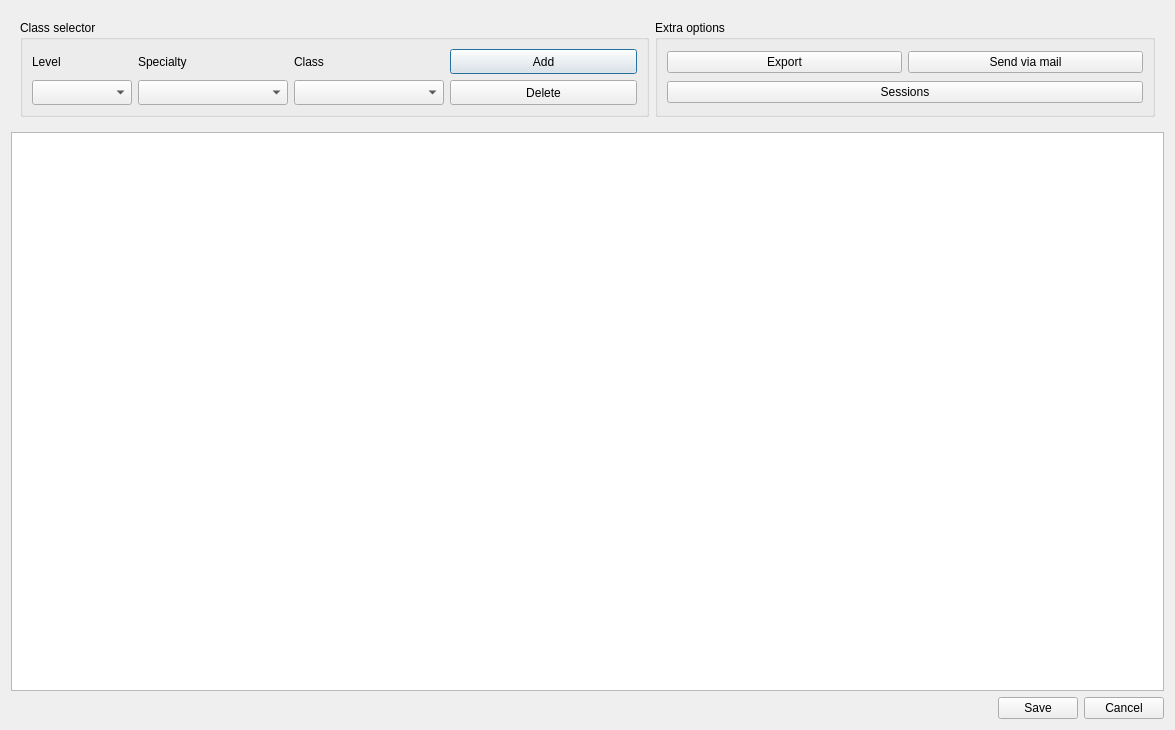
<?xml version="1.0" encoding="UTF-8"?>
<ui version="4.0">
 <class>Time_Table</class>
 <widget class="QDialog" name="Time_Table">
  <property name="geometry">
   <rect>
    <x>0</x>
    <y>0</y>
    <width>1175</width>
    <height>730</height>
   </rect>
  </property>
  <property name="windowTitle">
   <string>Esprit-RP : TimeTable management</string>
  </property>
  <property name="styleSheet">
   <string notr="true"/>
  </property>
  <layout class="QGridLayout" name="gridLayout">
   <item row="0" column="0">
    <widget class="QWidget" name="widget" native="true">
     <property name="sizePolicy">
      <sizepolicy hsizetype="Expanding" vsizetype="Preferred">
       <horstretch>0</horstretch>
       <verstretch>0</verstretch>
      </sizepolicy>
     </property>
     <property name="maximumSize">
      <size>
       <width>16777215</width>
       <height>120</height>
      </size>
     </property>
     <layout class="QHBoxLayout" name="horizontalLayout">
      <item>
       <widget class="QGroupBox" name="Group_class_selector">
        <property name="title">
         <string>Class selector</string>
        </property>
        <layout class="QHBoxLayout" name="horizontalLayout_3">
         <item>
          <layout class="QGridLayout" name="gridLayout_2">
           <property name="sizeConstraint">
            <enum>QLayout::SetMaximumSize</enum>
           </property>
           <item row="0" column="0">
            <widget class="QLabel" name="label_level">
             <property name="font">
              <font>
               <pointsize>9</pointsize>
              </font>
             </property>
             <property name="text">
              <string>Level</string>
             </property>
            </widget>
           </item>
           <item row="0" column="1">
            <widget class="QLabel" name="label_specialty">
             <property name="font">
              <font>
               <pointsize>9</pointsize>
              </font>
             </property>
             <property name="text">
              <string>Specialty</string>
             </property>
            </widget>
           </item>
           <item row="0" column="2">
            <widget class="QLabel" name="label_class">
             <property name="font">
              <font>
               <pointsize>9</pointsize>
              </font>
             </property>
             <property name="text">
              <string>Class</string>
             </property>
            </widget>
           </item>
           <item row="1" column="0">
            <widget class="QComboBox" name="combo_level">
             <property name="sizePolicy">
              <sizepolicy hsizetype="Preferred" vsizetype="Fixed">
               <horstretch>0</horstretch>
               <verstretch>0</verstretch>
              </sizepolicy>
             </property>
             <property name="minimumSize">
              <size>
               <width>100</width>
               <height>25</height>
              </size>
             </property>
            </widget>
           </item>
           <item row="1" column="1">
            <widget class="QComboBox" name="Combo_specialty">
             <property name="minimumSize">
              <size>
               <width>150</width>
               <height>25</height>
              </size>
             </property>
            </widget>
           </item>
           <item row="1" column="2">
            <widget class="QComboBox" name="combo_class">
             <property name="sizePolicy">
              <sizepolicy hsizetype="Preferred" vsizetype="Fixed">
               <horstretch>0</horstretch>
               <verstretch>0</verstretch>
              </sizepolicy>
             </property>
             <property name="minimumSize">
              <size>
               <width>150</width>
               <height>25</height>
              </size>
             </property>
            </widget>
           </item>
          </layout>
         </item>
         <item>
          <layout class="QVBoxLayout" name="verticalLayout_2">
           <item>
            <widget class="QPushButton" name="Button_add_class">
             <property name="minimumSize">
              <size>
               <width>0</width>
               <height>25</height>
              </size>
             </property>
             <property name="text">
              <string>Add</string>
             </property>
            </widget>
           </item>
           <item>
            <widget class="QPushButton" name="Button_delete_class">
             <property name="sizePolicy">
              <sizepolicy hsizetype="Preferred" vsizetype="Fixed">
               <horstretch>0</horstretch>
               <verstretch>0</verstretch>
              </sizepolicy>
             </property>
             <property name="minimumSize">
              <size>
               <width>0</width>
               <height>25</height>
              </size>
             </property>
             <property name="text">
              <string>Delete</string>
             </property>
            </widget>
           </item>
          </layout>
         </item>
        </layout>
       </widget>
      </item>
      <item>
       <widget class="QGroupBox" name="Group_extra">
        <property name="sizePolicy">
         <sizepolicy hsizetype="Preferred" vsizetype="Preferred">
          <horstretch>0</horstretch>
          <verstretch>0</verstretch>
         </sizepolicy>
        </property>
        <property name="maximumSize">
         <size>
          <width>500</width>
          <height>16777215</height>
         </size>
        </property>
        <property name="title">
         <string>Extra options</string>
        </property>
        <layout class="QVBoxLayout" name="verticalLayout">
         <item>
          <layout class="QHBoxLayout" name="horizontalLayout_2">
           <item>
            <widget class="QPushButton" name="Button_export">
             <property name="sizePolicy">
              <sizepolicy hsizetype="Preferred" vsizetype="Fixed">
               <horstretch>0</horstretch>
               <verstretch>0</verstretch>
              </sizepolicy>
             </property>
             <property name="text">
              <string>Export</string>
             </property>
            </widget>
           </item>
           <item>
            <widget class="QPushButton" name="Button_mail">
             <property name="sizePolicy">
              <sizepolicy hsizetype="Preferred" vsizetype="Fixed">
               <horstretch>0</horstretch>
               <verstretch>0</verstretch>
              </sizepolicy>
             </property>
             <property name="text">
              <string>Send via mail</string>
             </property>
            </widget>
           </item>
          </layout>
         </item>
         <item>
          <widget class="QPushButton" name="Button_sessions">
           <property name="sizePolicy">
            <sizepolicy hsizetype="Preferred" vsizetype="Fixed">
             <horstretch>0</horstretch>
             <verstretch>0</verstretch>
            </sizepolicy>
           </property>
           <property name="text">
            <string>Sessions</string>
           </property>
          </widget>
         </item>
        </layout>
       </widget>
      </item>
     </layout>
    </widget>
   </item>
   <item row="1" column="0">
    <widget class="QGraphicsView" name="GraphicView_TimeTable">
     <property name="sizePolicy">
      <sizepolicy hsizetype="Expanding" vsizetype="Expanding">
       <horstretch>0</horstretch>
       <verstretch>0</verstretch>
      </sizepolicy>
     </property>
     <property name="minimumSize">
      <size>
       <width>0</width>
       <height>0</height>
      </size>
     </property>
     <property name="styleSheet">
      <string notr="true">QWidget:item:hover
{
    
    color: #000000;
}</string>
     </property>
     <property name="sizeAdjustPolicy">
      <enum>QAbstractScrollArea::AdjustToContents</enum>
     </property>
     <property name="renderHints">
      <set>QPainter::Antialiasing|QPainter::HighQualityAntialiasing|QPainter::NonCosmeticDefaultPen|QPainter::Qt4CompatiblePainting|QPainter::SmoothPixmapTransform|QPainter::TextAntialiasing</set>
     </property>
     <property name="resizeAnchor">
      <enum>QGraphicsView::AnchorViewCenter</enum>
     </property>
     <property name="viewportUpdateMode">
      <enum>QGraphicsView::BoundingRectViewportUpdate</enum>
     </property>
     <property name="rubberBandSelectionMode">
      <enum>Qt::ContainsItemShape</enum>
     </property>
    </widget>
   </item>
   <item row="2" column="0">
    <layout class="QHBoxLayout" name="MainLayout">
     <item>
      <spacer name="horizontalSpacer">
       <property name="orientation">
        <enum>Qt::Horizontal</enum>
       </property>
       <property name="sizeHint" stdset="0">
        <size>
         <width>40</width>
         <height>20</height>
        </size>
       </property>
      </spacer>
     </item>
     <item>
      <widget class="QPushButton" name="Button_Accept">
       <property name="text">
        <string>Save</string>
       </property>
      </widget>
     </item>
     <item>
      <widget class="QPushButton" name="Button_Cancel">
       <property name="minimumSize">
        <size>
         <width>50</width>
         <height>0</height>
        </size>
       </property>
       <property name="text">
        <string>Cancel</string>
       </property>
      </widget>
     </item>
    </layout>
   </item>
  </layout>
 </widget>
 <resources/>
 <connections/>
</ui>
